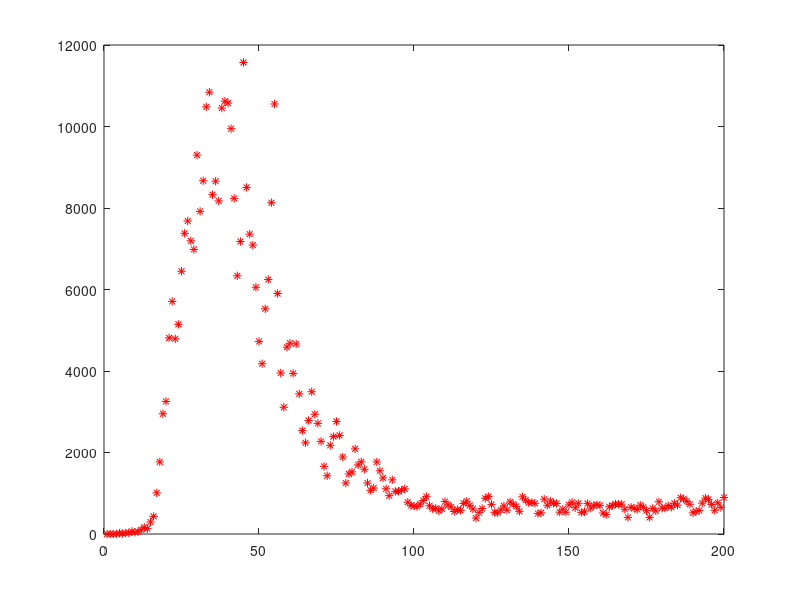

MATLAB code to generate this figure: (Note: this script raises an error after producing the figure.)
%close all;
clear all;
clc
%% load data
load nydata
time = 1:200;
data = NewCases(time);
figure 
plot(time, data, 'r*')
%% fit to newly updated cases
q = dSfit(@dS, time, data);
% visualize
gamma = q(1);
K     = q(2);
alpha = q(3);
c     = q(4);
k0    = q(5);
x0    = q(6:8);
% 
% qss-sir model 
% states: (S,I,beta)
F=@(t,x) [-c*x(1)*x(2)*x(3); ...
          c*x(1)*x(2)*x(3) - x(2)*gamma;...
          K/(1+x(2)*k0)-alpha*x(3)];
[tspan,X]=ode45(F,time,x0);

newinfected = -diff(X(:,1));
newinfected(end+1) = newinfected(end);
% visualize 
hold on
plot(time, newinfected, 'b-', 'LineWidth', 3)
%% fit to average infections
data2 = NewCases9(time);
p = Ifit(@dS, time, data2);

% visualize
gamma = p(1);
K     = p(2);
alpha = p(3);
c     = p(4);
k0    = p(5);
x0    = p(6:8);

% qss-sir model 
% states: (S,I,beta)
F=@(t,x) [-c*x(1)*x(2)*x(3); ...
          c*x(1)*x(2)*x(3) - x(2)*gamma;...
          K/(1+x(2)*k0)-alpha*x(3)];
[tspan,Y]=ode45(F,time,x0);

newinfected2 = -diff(Y(:,1));
newinfected2(end+1) = newinfected2(end);
% visualize 
plot(time, newinfected2, 'c-', 'LineWidth', 3)
legend(["Data", "dS/dt fit", "I(t) fit"])
grid on
xlabel("Time (days)")
ylabel("Number of newly infected indinviduals")
title("NY COVID new infected data")
set(gca, 'FontName', 'Times New Roman')
set(gca, 'FontSize', 16)
saveas(gcf,'results/newI.jpg')
saveas(gcf,'results/newI','epsc')
saveas(gcf,'results/newI.fig')


figure
plot(time, data2, 'r*')
hold on
plot(time, X(:,2), 'b-', 'LineWidth', 3)
plot(time, Y(:,2), 'c-', 'LineWidth', 3)
legend(["Data", "dS/dt fit", "I(t) fit"])
grid on
xlabel("Time (days)")
ylabel("Number of active infected indinviduals")
title("NY COVID average infected data")
set(gca, 'FontName', 'Times New Roman')
set(gca, 'FontSize', 16)
saveas(gcf,'results/I.jpg')
saveas(gcf,'results/I','epsc')
saveas(gcf,'results/I.fig')


